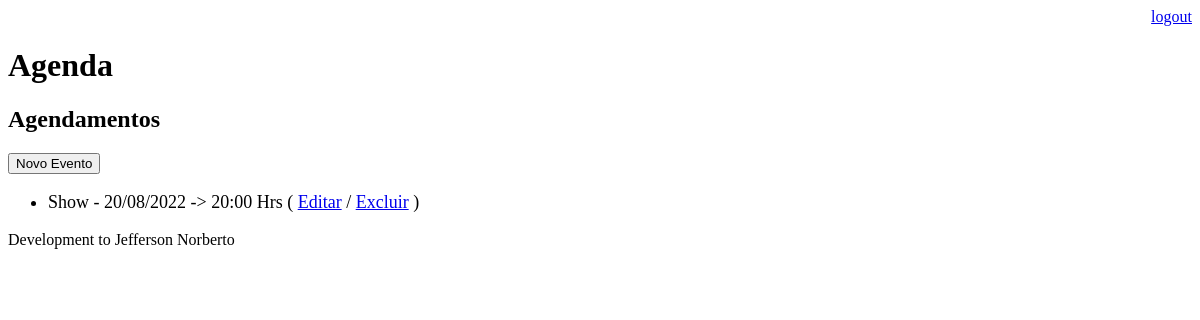
Page /agenda/ (signed in) on the earlier database version.
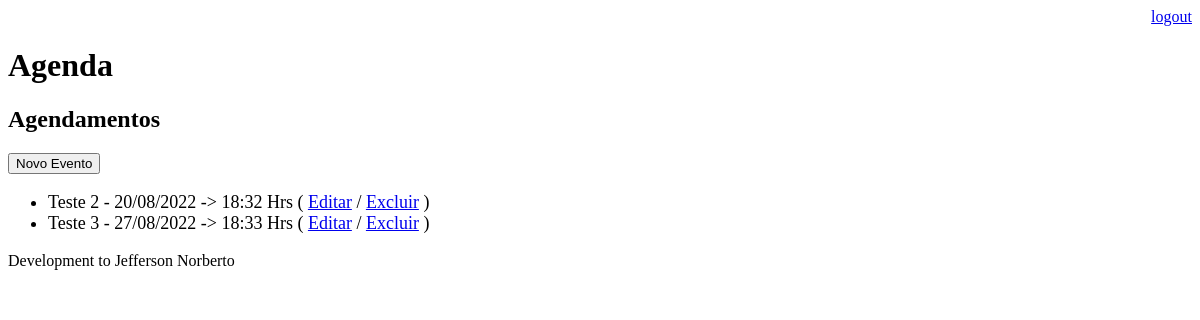
Same page on the later database version.
### core/models.py (models this page shows, shortened)
class Event(models.Model):
    title = models.CharField(max_length=180)
    description = models.TextField(blank=True, null=True)
    event_date = models.DateTimeField()
    create_date = models.DateTimeField(auto_now=True)
    local = models.CharField(max_length=180)
    user = models.ForeignKey(User, on_delete=models.CASCADE)
    class Meta:
        db_table = 'event'
        verbose_name = 'Event'
        verbose_name_plural = 'Events'
    def get_event_date(self):
        return self.event_date.strftime('%d/%m/%Y -> %H:%M Hrs')
    def get_later_event(self):
        if self.event_date < datetime.now():
            return True
        return False

### core/views.py (the view)
# urls.py: path("agenda/", views.list_events),
@login_required(login_url='/login/')
def list_events(request):
    user = request.user
    today = datetime.now() - timedelta(hours=1)
    event = Event.objects.filter(user=user, event_date__gt=today)
    data = {'eventos': event}
    return render(request, 'agenda.html', data)

### templates/agenda.html (shortened to what this page needs)
{% extends "model-page.html" %}
{% block content %}
    <h2>Agendamentos</h2>
    <a href="evento/">
        <button type="button" >Novo Evento</button>
    </a>
    <ul style="font-size: 18px">
        {% for event in eventos %}
            <div style=>
                <li>{{event.title}} - {{event.get_event_date}}
                    ( <a href="evento/?id={{ event.id }}">Editar</a>
                    / <a href="evento/delete/{{ event.id }}/">Excluir</a> )
                </li>
            </div>
        {% endfor %}
    </ul>
{% endblock %}

Differences in the rows shown:
removed Event: title "Show", get_event_date "20/08/2022 -> 20:00 Hrs"
added Event: title "Teste 2", get_event_date "20/08/2022 -> 18:32 Hrs"
added Event: title "Teste 3", get_event_date "27/08/2022 -> 18:33 Hrs"
